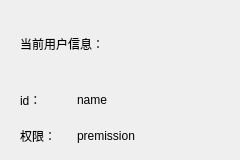
       <widget class="QWidget" name="SystermInfoPage">
        <widget class="QWidget" name="layoutWidget_2">
         <property name="geometry">
          <rect>
           <x>20</x>
           <y>10</y>
           <width>211</width>
           <height>141</height>
          </rect>
         </property>
         <layout class="QVBoxLayout" name="verticalLayout_22" stretch="0,0">
          <item>
           <widget class="QLabel" name="label_46">
            <property name="text">
             <string>当前用户信息：</string>
            </property>
           </widget>
          </item>
          <item>
           <layout class="QVBoxLayout" name="verticalLayout_23">
            <item>
             <layout class="QHBoxLayout" name="horizontalLayout_44" stretch="1,3">
              <item>
               <widget class="QLabel" name="label_51">
                <property name="text">
                 <string>id：</string>
                </property>
               </widget>
              </item>
              <item>
               <widget class="QLabel" name="user_nameLB">
                <property name="text">
                 <string>name</string>
                </property>
               </widget>
              </item>
             </layout>
            </item>
            <item>
             <layout class="QHBoxLayout" name="horizontalLayout_45" stretch="1,3">
              <item>
               <widget class="QLabel" name="label_52">
                <property name="text">
                 <string>权限：</string>
                </property>
               </widget>
              </item>
              <item>
               <widget class="QLabel" name="permissionLb">
                <property name="text">
                 <string>premission</string>
                </property>
               </widget>
              </item>
             </layout>
            </item>
           </layout>
          </item>
         </layout>
        </widget>
       </widget>
